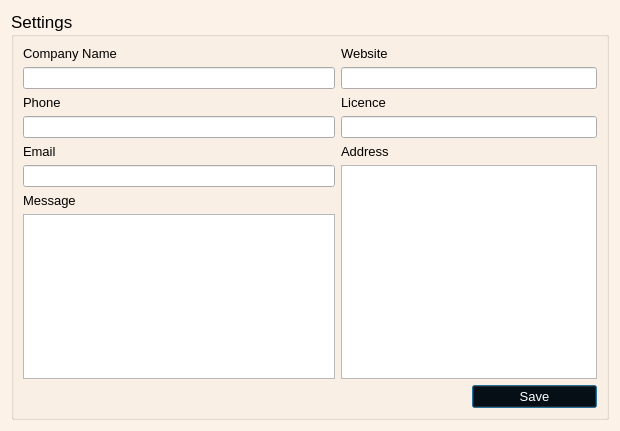
<?xml version="1.0" encoding="UTF-8"?>
<ui version="4.0">
 <class>Dialog</class>
 <widget class="QDialog" name="Dialog">
  <property name="windowModality">
   <enum>Qt::ApplicationModal</enum>
  </property>
  <property name="geometry">
   <rect>
    <x>0</x>
    <y>0</y>
    <width>620</width>
    <height>431</height>
   </rect>
  </property>
  <property name="windowTitle">
   <string>Dialog</string>
  </property>
  <property name="styleSheet">
   <string notr="true">QDialog#Dialog{background-color: rgb(252, 242, 231);}</string>
  </property>
  <layout class="QGridLayout" name="gridLayout_3">
   <item row="0" column="0">
    <widget class="QGroupBox" name="groupBox">
     <property name="font">
      <font>
       <pointsize>13</pointsize>
      </font>
     </property>
     <property name="styleSheet">
      <string notr="true"/>
     </property>
     <property name="title">
      <string>Settings</string>
     </property>
     <layout class="QGridLayout" name="gridLayout_2">
      <item row="0" column="0">
       <layout class="QGridLayout" name="gridLayout">
        <item row="0" column="0">
         <widget class="QLabel" name="label">
          <property name="font">
           <font>
            <pointsize>10</pointsize>
           </font>
          </property>
          <property name="text">
           <string>Company Name</string>
          </property>
         </widget>
        </item>
        <item row="0" column="1">
         <widget class="QLabel" name="label_4">
          <property name="font">
           <font>
            <pointsize>10</pointsize>
           </font>
          </property>
          <property name="text">
           <string>Website</string>
          </property>
         </widget>
        </item>
        <item row="1" column="0">
         <widget class="QLineEdit" name="name"/>
        </item>
        <item row="1" column="1" colspan="2">
         <widget class="QLineEdit" name="website"/>
        </item>
        <item row="2" column="0">
         <widget class="QLabel" name="label_3">
          <property name="font">
           <font>
            <pointsize>10</pointsize>
           </font>
          </property>
          <property name="text">
           <string>Phone</string>
          </property>
         </widget>
        </item>
        <item row="2" column="1">
         <widget class="QLabel" name="label_5">
          <property name="font">
           <font>
            <pointsize>10</pointsize>
           </font>
          </property>
          <property name="text">
           <string>Licence</string>
          </property>
         </widget>
        </item>
        <item row="3" column="0">
         <widget class="QLineEdit" name="phone"/>
        </item>
        <item row="3" column="1" colspan="2">
         <widget class="QLineEdit" name="licence"/>
        </item>
        <item row="4" column="0">
         <widget class="QLabel" name="label_2">
          <property name="font">
           <font>
            <pointsize>10</pointsize>
           </font>
          </property>
          <property name="text">
           <string>Email</string>
          </property>
         </widget>
        </item>
        <item row="4" column="1">
         <widget class="QLabel" name="label_6">
          <property name="font">
           <font>
            <pointsize>10</pointsize>
           </font>
          </property>
          <property name="text">
           <string>Address</string>
          </property>
         </widget>
        </item>
        <item row="5" column="0">
         <widget class="QLineEdit" name="email"/>
        </item>
        <item row="5" column="1" rowspan="3" colspan="2">
         <widget class="QTextEdit" name="address"/>
        </item>
        <item row="6" column="0">
         <widget class="QLabel" name="label_7">
          <property name="font">
           <font>
            <pointsize>10</pointsize>
           </font>
          </property>
          <property name="text">
           <string>Message</string>
          </property>
         </widget>
        </item>
        <item row="7" column="0">
         <widget class="QTextEdit" name="msg"/>
        </item>
        <item row="8" column="2">
         <widget class="QPushButton" name="updateb">
          <property name="font">
           <font>
            <pointsize>10</pointsize>
           </font>
          </property>
          <property name="styleSheet">
           <string notr="true">background-color: rgb(0, 0, 0);
color: rgb(255, 255, 255);</string>
          </property>
          <property name="text">
           <string>Save</string>
          </property>
          <property name="shortcut">
           <string>Return</string>
          </property>
         </widget>
        </item>
       </layout>
      </item>
     </layout>
    </widget>
   </item>
  </layout>
 </widget>
 <resources/>
 <connections/>
</ui>
